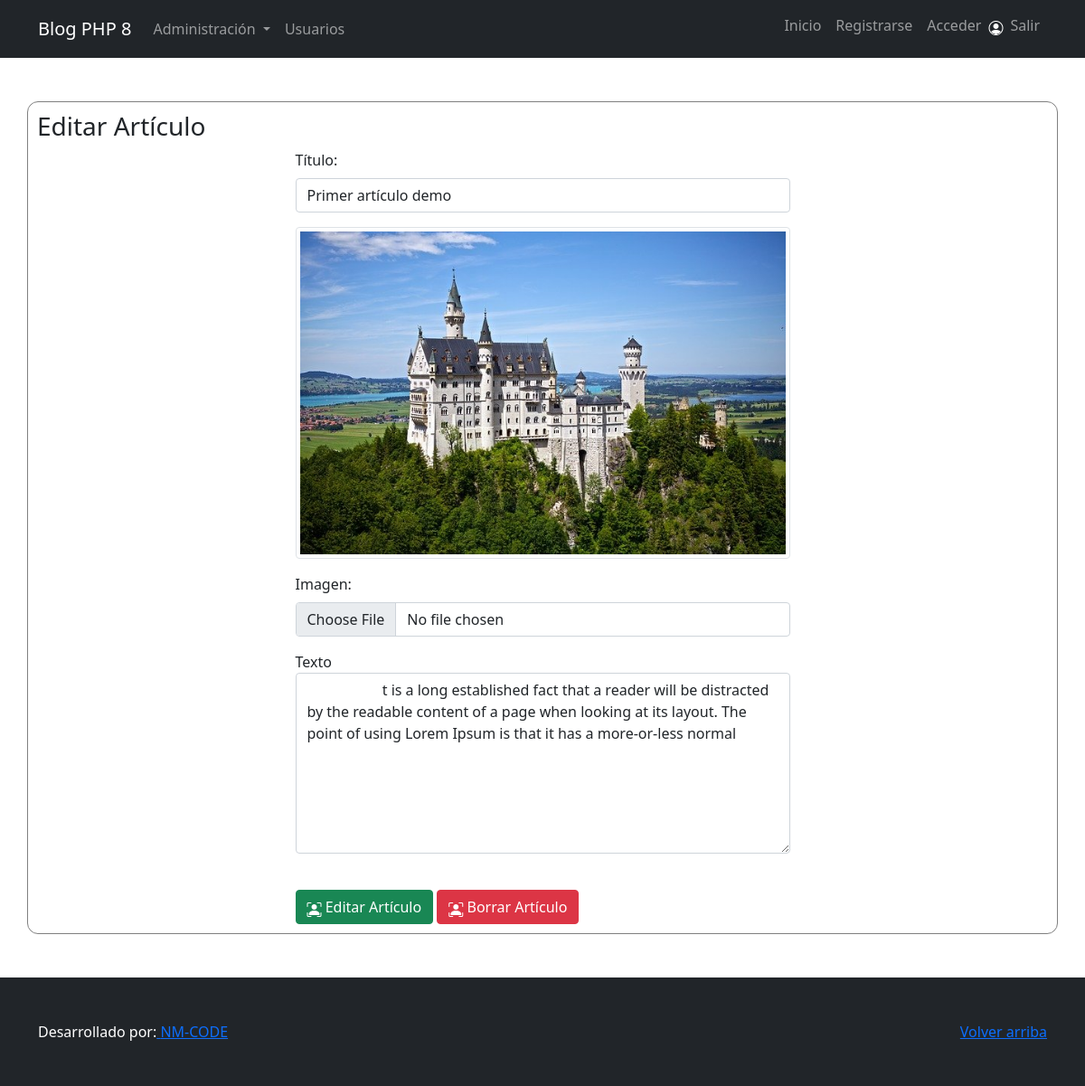
Screenshot of /admin/editar_articulo.php?id=1 with the database file from the repository.
### tables this page shows
CREATE TABLE `articulos` (
  `id` int(11) NOT NULL,
  `titulo` varchar(255) NOT NULL,
  `imagen` varchar(255) NOT NULL,
  `texto` text NOT NULL,
  `fecha_creacion` datetime NOT NULL DEFAULT current_timestamp()
);

### models/Articulo.php (called while the page is built, shortened)
<?php
class Articulos
{
    private $conn;
    private $table = 'articulos';
    public function __construct($db)
    {
        $this->conn = $db;
    }
    public function leer_individual($id)
    {
        $sql = "SELECT * FROM " . $this->table . " WHERE id = :id LIMIT 0,1";
        $stmt = $this->conn->prepare($sql);
        $stmt->bindParam(':id', $id);
        $stmt->execute();
        $articulos = $stmt->fetch(PDO::FETCH_OBJ);
        return $articulos;
    }
}

### admin/editar_articulo.php (the view, shortened to what this page needs)
<?php include("../includes/header.php") ?>
<?php
$baseDatos = new Basemysql();
$db = $baseDatos->connect();
if (isset($_GET['id'])) {
    $id = $_GET['id'];
    $articulos = new Articulos($db);
    $resultado = $articulos->leer_individual($id);
}
?>
<div class="row">
    <div class="col-sm-6">
        <h3>Editar Artículo</h3>
    </div>
</div>
<div class="row">
    <div class="col-sm-6 offset-3">
        <form method="POST" action="" enctype="multipart/form-data">
            <div class="mb-3">
                <label for="titulo" class="form-label">Título:</label>
                <input type="text" class="form-control" name="titulo" id="titulo" value="<?php echo $resultado->titulo; ?>">
            </div>
            <div class="mb-3">
                <img class="img-fluid img-thumbnail" src="<?php echo RUTA_FRONT . "img/articulos/" . $resultado->imagen; ?>">
            </div>
            <div class="mb-3">
                <label for="imagen" class="form-label">Imagen:</label>
                <input type="file" class="form-control" name="imagen" id="imagen" placeholder="Selecciona una imagen">
            </div>
            <div class="mb-3">
                <label for="texto">Texto</label>
                <textarea class="form-control" placeholder="Escriba el texto de su artículo" name="texto" style="height: 200px">
                    <?php echo $resultado->texto; ?>
                </textarea>
            </div>
            <br />
            <button type="submit" name="editarArticulo" class="btn btn-success float-left"><i class="bi bi-person-bounding-box"></i> Editar Artículo</button>
            <button type="submit" name="borrarArticulo" class="btn btn-danger float-right"><i class="bi bi-person-bounding-box"></i> Borrar Artículo</button>
        </form>
    </div>
</div>
<?php include("../includes/footer.php") ?>

### rows the page displays
articulos: titulo "Primer artículo demo", imagen (picture), texto "t is a long established fact that a reader will be distracted by the readable content of a page when looking at its layout. The point of using Lorem Ipsum is that it has a more-or-less normal"
